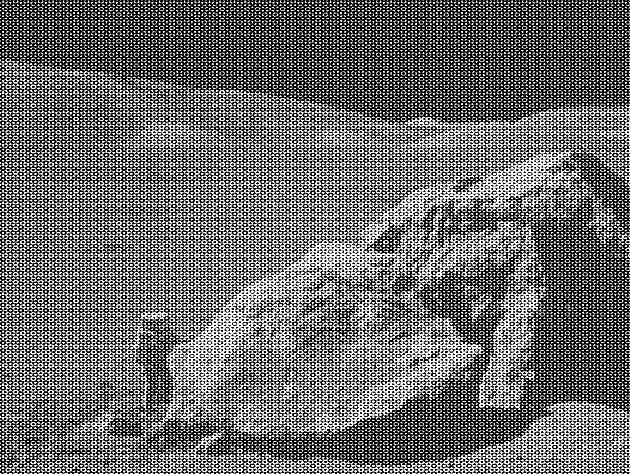
#> input picture moonlanding.png, 630 x 474 px
$ jupyter execute --allow-errors 09ex_Algorithms.ipynb
#> lines starting #> are read from the running program, lines starting #| are printed output that depends on the picture
1\. **Maximum wind speed prediction at the Sprogø station**

The exercise goal is to predict the maximum wind speed occurring every 50 years even if no measure exists for such a period. The available data are only measured over 21 years at the Sprogø meteorological station located in Denmark.

The annual maxima are supposed to fit a normal probability density function. However such function is not going to be estimated because it gives a probability from a wind speed maxima. Finding the maximum wind speed occurring every 50 years requires the opposite approach, the result needs to be found from a defined probability. That is the quantile function role and the exercise goal will be to find it. In the current model, it is supposed that the maximum wind speed occurring every 50 years is defined as the upper 2% quantile.

By definition, the quantile function is the inverse of the cumulative distribution function. The latter describes the probability distribution of an annual maxima. In the exercise, the cumulative probability $p_i$ for a given year i is defined as $p_i = i/(N+1)$ with $N = 21$, the number of measured years. Thus it will be possible to calculate the cumulative probability of every measured wind speed maxima. From those experimental points, the scipy.interpolate module will be very useful for fitting the quantile function. Finally the 50 years maxima is going to be evaluated from the cumulative probability of the 2% quantile.

Practically, load the dataset:

```python
import numpy as np
max_speeds = np.load('max-speeds.npy')
years_nb = max_speeds.shape[0]
```

Compute then the cumulative probability $p_i$ (`cprob`) and sort the maximum speeds from the data. Use then the  UnivariateSpline from scipy.interpolate to define a quantile function and thus estimate the probabilities.

In the current model, the maximum wind speed occurring every 50 years is defined as the upper 2% quantile. As a result, the cumulative probability value will be:

```python
fifty_prob = 1. - 0.02
```

So the storm wind speed occurring every 50 years can be guessed as:

``` python
fifty_wind = quantile_func(fifty_prob)
```

2\. **Curve fitting of temperature in Alaska**

The temperature extremes in Alaska for each month, starting in January, are given by (in degrees Celcius):

max:  17,  19,  21,  28,  33,  38, 37,  37,  31,  23,  19,  18

min: -62, -59, -56, -46, -32, -18, -9, -13, -25, -46, -52, -58

* Plot these temperature extremes.
* Define a function that can describe min and max temperatures.
* Fit this function to the data with scipy.optimize.curve_fit().
* Plot the result. Is the fit reasonable? If not, why?
* Is the time offset for min and max temperatures the same within the fit accuracy?

[cell 1]
import numpy as np
import matplotlib.pyplot as plt
from scipy.optimize import curve_fit

[cell 2]
months=np.arange(0,12)
t_max=np.array([17,  19,  21,  28,  33,  38, 37,  37,  31,  23,  19,  18])
t_min=np.array([-62, -59, -56, -46, -32, -18, -9, -13, -25, -46, -52, -58])

[cell 3]
plt.plot(months+1, t_max, c='r', label='max')
plt.plot(months+1,t_min, c='b', label='min')
plt.legend()
plt.grid()
plt.show()
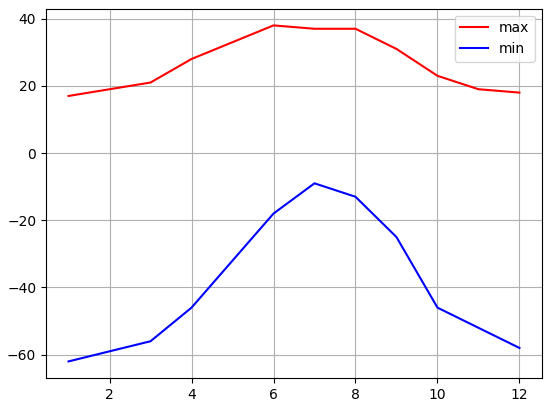
#> figure drawn by matplotlib, 1 panel; curve peaks at x = 6, y = 38; curve peaks at x = 7, y = -9

[cell 4]
def f(x,mu,sigma, n, offset):
    return n/np.sqrt(2*np.pi*sigma**2)*np.exp(-0.5*(x-mu)**2/sigma**2)+offset

[cell 5]
popt_max, pcov_max = curve_fit(f, months, t_max, p0=(7,1,1,20))
popt_min, pcov_min = curve_fit(f, months, t_min, p0=(7,1,1,-60))

[cell 6]
months_100=np.linspace(0,12,100)
plt.plot(months, t_max,'o', c='r', label='max')
plt.plot(months_100, f(months_100, *popt_max),c='r', ls='--', label='max fit')
plt.plot(months, t_min,'o', c='b', label='min')
plt.plot(months_100, f(months_100, *popt_min),c='b', ls='--', label='min fit')
plt.legend()
plt.grid()
plt.show()
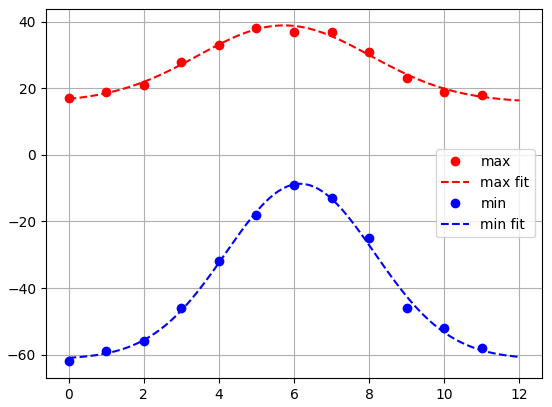
#> figure drawn by matplotlib, 1 panel; curve peaks at x = 5, y = 38; curve peaks at x = 5.7, y = 38.87; curve peaks at x = 6, y = -9

[cell 7]
np.abs(popt_max-popt_min)[0]/np.sqrt(pcov_max+pcov_min)[0,0]

3\. **2D minimization of a six-hump camelback function**

$$
f(x,y) = \left(4-2.1x^2+\frac{x^4}{3} \right) x^2 +xy + (4y^2 -4)y^2
$$

has multiple global and local minima. Find the global minima of this function.

Hints:

* Variables can be restricted to $-2 < x < 2$ and $-1 < y < 1$.
* Use numpy.meshgrid() and pylab.imshow() to find visually the regions.
* Use scipy.optimize.minimize(), optionally trying out several of its methods.

How many global minima are there, and what is the function value at those points? What happens for an initial guess of $(x, y) = (0, 0)$ ?

[cell 8]
from scipy.optimize import minimize

[cell 9]
def g(t):
    x=t[0]
    y=t[1]
    return (4-2.1*x**2+x**4/3)*x**2+x*y+(4*y**2-4)*y**2

[cell 10]
x=np.linspace(-2,2,100)
y=np.linspace(-1,1,100)
xy=np.meshgrid(x,y)

[cell 11]
plt.imshow(g(xy), cmap=plt.cm.RdBu, extent=(-2,2,-1,1))
plt.show()
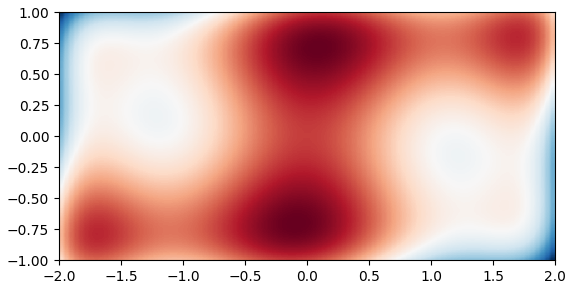
#> figure drawn by matplotlib, 1 panel

[cell 12]
import pandas as pd

[cell 13]
df=pd.DataFrame(np.array([minimize(g, [xi,yi]).x for xi in x[::10] for yi in y[::10]]))

[cell 14]
df.sort_values(by=0)

4\. **FFT of a simple dataset**

Performe a periodicity analysis on the lynxs-hares population

#> (a cell that did not finish here is left out)

[cell 16]
from scipy.fftpack import fft,fftfreq

#> (a cell that did not finish here is left out)

[cell 18]
# Plot the FFT power
plt.figure(figsize=(6, 5))
#> (the rest of this cell did not finish here and is left out)

5\. **FFT of an image**

* Examine the provided image `moonlanding.png`, which is heavily contaminated with periodic noise. In this exercise, we aim to clean up the noise using the Fast Fourier Transform.
* Load the image using pylab.imread().
* Find and use the 2-D FFT function in scipy.fftpack, and plot the spectrum (Fourier transform of) the image. Do you have any trouble visualising the spectrum? If so, why?
* The spectrum consists of high and low frequency components. The noise is contained in the high-frequency part of the spectrum, so set some of those components to zero (use array slicing).
* Apply the inverse Fourier transform to see the resulting image.

[cell 19]
from scipy.fftpack import fft2, ifft2

[cell 20]
data=plt.imread('moonlanding.png')
#> data is the input picture: shape (474, 630) float32; min 0, max 1, mean 0.424

[cell 21]
plt.imshow(data)
plt.show()

[cell 22]
spectrum=fft2(data)

[cell 23]
plt.imshow(np.log(np.abs(spectrum)), cmap=plt.cm.RdBu)
plt.colorbar()
plt.show()
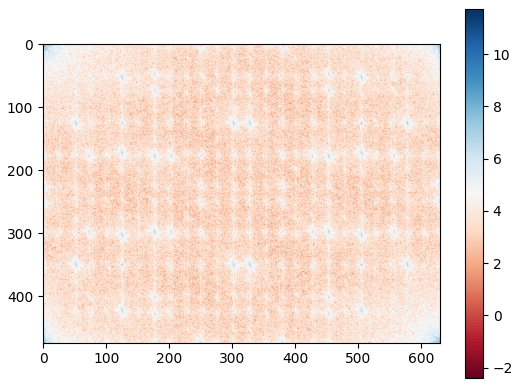
#> figure drawn by matplotlib, 2 panels

[cell 24]
frac=0.1
dx,dy=spectrum.shape
#> dx = 474; dy = 630
spectrum[int(dx*frac):int((1-frac)*dx)]=0
spectrum[:,int(dy*frac):int((1-frac)*dy)]=0

[cell 25]
plt.imshow(np.log(np.abs(spectrum)), cmap=plt.cm.RdBu)
plt.colorbar()
plt.show()
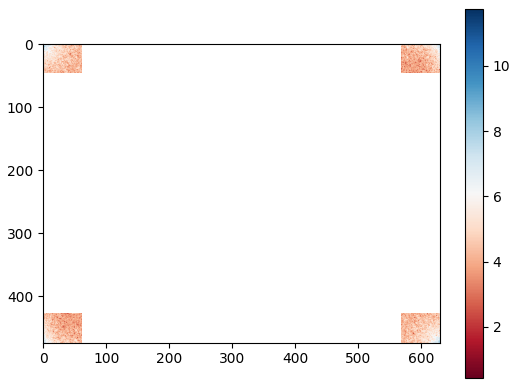
#> figure drawn by matplotlib, 2 panels

[cell 26]
image=ifft2(spectrum)
image
plt.imshow(np.abs(image))
plt.show()
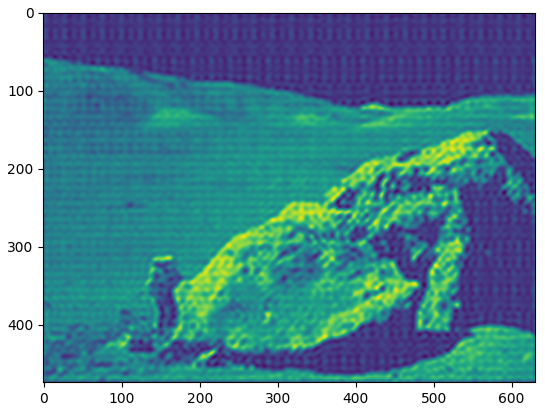
#> figure drawn by matplotlib, 1 panel
plt.imshow(data)
plt.show()
